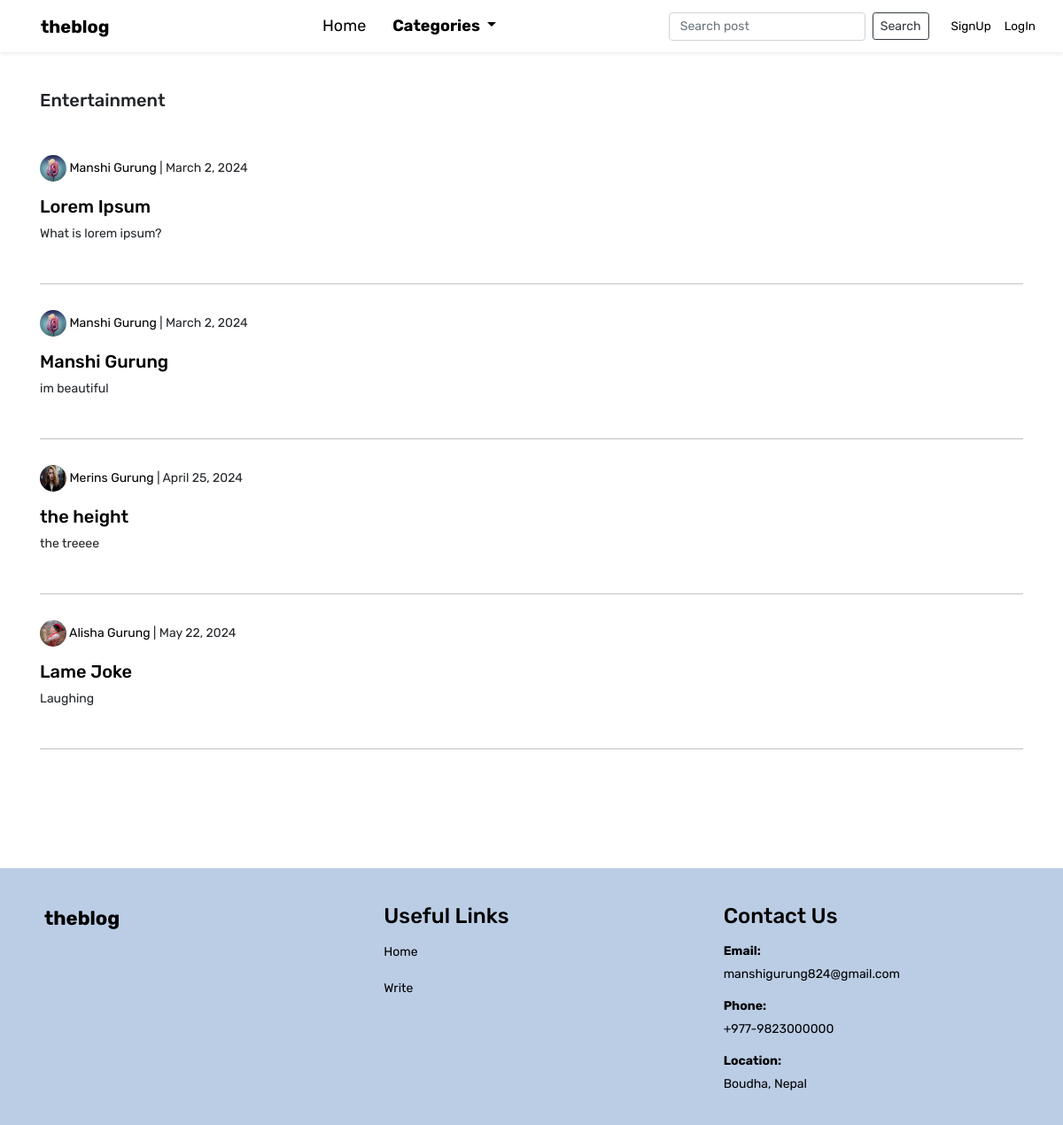
The app's page /category/Entertainment/ with its own data.
### theblog/models.py (models this page shows, shortened)
class Post(models.Model):
	title = models.CharField(max_length=255)
	title_tag = models.CharField(max_length=255, default='Blog', blank=True)
	author = models.ForeignKey(User, on_delete=models.CASCADE)
	body = RichTextField(blank=True, null=True)
	post_date = models.DateField(auto_now_add=True)
	category = models.CharField(max_length=255, default='coding')
	snippet = models.CharField(max_length=255)
	likes = models.ManyToManyField(User, related_name='blog_posts')

class Profile(models.Model):
	user = models.OneToOneField(User, null=True, on_delete=models.CASCADE)
	bio = models.TextField()
	profile_pic = models.ImageField(null=True, blank=True, upload_to="images/profile/")
	website_url = models.CharField(max_length=255, null=True, blank=True)
	facebook_url = models.CharField(max_length=255, null=True, blank=True)
	twitter_url = models.CharField(max_length=255, null=True, blank=True)
	instagram_url = models.CharField(max_length=255, null=True, blank=True)
	pinterest_url = models.CharField(max_length=255, null=True, blank=True)

### theblog/views.py (the view)
# urls.py: path('category/<str:cats>/', CategoryView.as_view(), name="category"),
class CategoryView(ListView):
	model = Post
	template_name = 'categories.html'
	context_object_name = 'category_posts'
	def get_queryset(self):
		category_name = self.kwargs['cats']
		category = get_object_or_404(Category, name=category_name)
		return Post.objects.filter(category=category)
	def get_context_data(self, **kwargs):
		context = super().get_context_data(**kwargs)
		category_name = self.kwargs['cats']
		context['cats'] = category_name.title()
		context["cat_menu"] = Category.objects.all()
		return context

### theblog/models.py (called while the page is built)
	def __str__(self):
		return self.name

	def get_absolute_url(self):
		return reverse('home')

### theblog/templates/categories.html
{% extends 'base.html' %}
{% load static %}
{% block content %}
<br>
	{% if category_posts %}
		<h5>{{ cats }}</h5>
		<br><br>
		{% for post in category_posts %}
			<p><a href="{% url 'show_profile_page' post.author.profile.id %}" class="post-link">
				{% if post.author.profile.profile_pic %}
		      		<img src="{{ post.author.profile.profile_pic.url }}" class="rounded-circle" height=30 width=30>
		      	{% else %}
		      		<img src="{% static 'theblog/images/default_profile_pic.png' %}" class="rounded-circle" height=30 width=30>
		      	{% endif %}
		      	{{ post.author.first_name}} {{ post.author.last_name}}</a> | {{ post.post_date}}
		    </p>
			<h5><a href="{% url 'article-detail' post.pk %}" class="post-link">{{ post.title }}</a></h5>
		  	<p>{{ post.snippet }}</p>
		  	<br>
		  	<hr class="my-2 light">
		  	<br>
		{% endfor %}
	{% else %}
		<h4>Sorry! No any {{ cats }} related posts</h4>
	{% endif %}
{% endblock %}

### theblog/templates/base.html (style rules this page uses)
hr.light { border-top: 1px solid #ccc; }
:root { --bs-primary: black; --bs-orange: #525252; }
body { font-family: "Rubik", sans-serif; font-optical-sizing: auto; font-size: 14px; background: white; font-weight: 400px; font-style: normal; }
.post-link { text-decoration: none; color: black; }

### records on screen
Post: author.profile.profile_pic (picture), author.first_name "Manshi", author.last_name "Gurung", post_date "March 2, 2024", title "Lorem Ipsum", snippet "What is lorem ipsum?"
Post: author.profile.profile_pic (picture), author.first_name "Manshi", author.last_name "Gurung", post_date "March 2, 2024", title "Manshi Gurung", snippet "im beautiful"
Post: author.profile.profile_pic (picture), author.first_name "Merins", author.last_name "Gurung", post_date "April 25, 2024", title "the height", snippet "the treeee"
Post: author.profile.profile_pic (picture), author.first_name "Alisha", author.last_name "Gurung", post_date "May 22, 2024", title "Lame Joke", snippet "Laughing"

### other values on screen
{{ cats }} "Entertainment"
